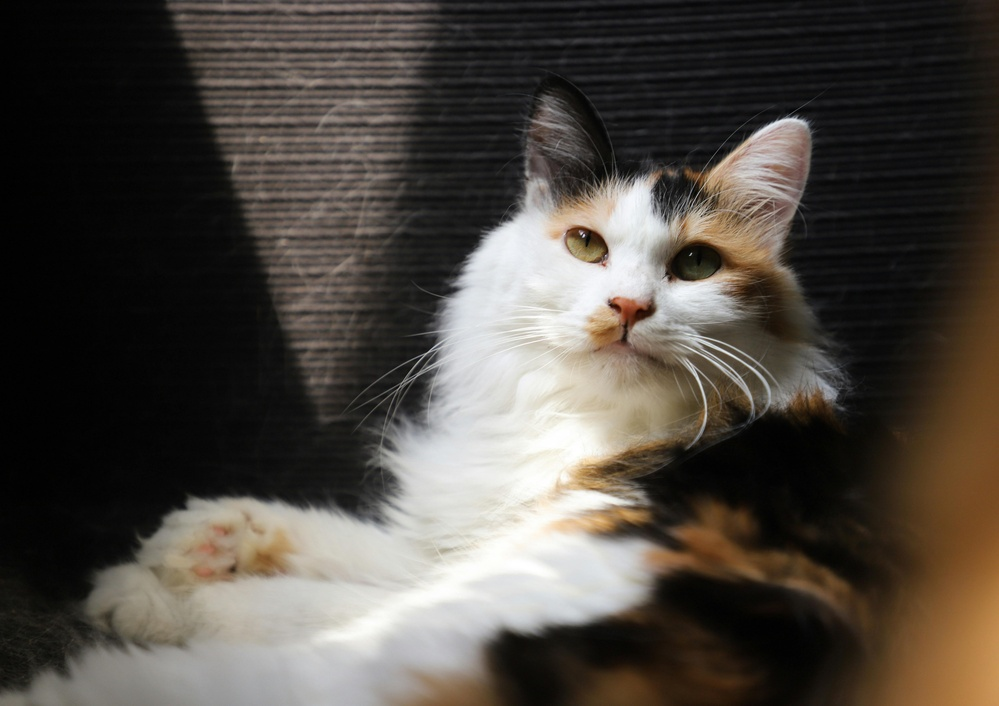
#> input picture imagenes/original/gato.jpeg, 999 x 706 px, shrunk from 5535 x 3911 before the run
$ jupyter execute capturaImagen.ipynb
#> lines starting #> are read from the running program, lines starting #| are printed output that depends on the picture
ejercicio captura de una imagene de la pc

[cell 1]
import cv2
import numpy as np
import matplotlib.pylab as plt

path="imagenes/original/gato.jpeg"
read=cv2.imread(path)
#> read is the input picture: shape (706, 999, 3); mean B, G, R 65.8, 72.5, 78.3
gris=cv2.cvtColor(read,cv2.COLOR_BGR2RGB)
plt.title("imagenes")
plt.imshow(gris)
plt.axis("off")
plt.show()

[cell 2]
import cv2
import numpy as np
import matplotlib.pylab as plt
plt.rcParams["figure.figsize"]=[10,5]
path="imagenes/original/tigre.jpeg"
img=cv2.imread(path)
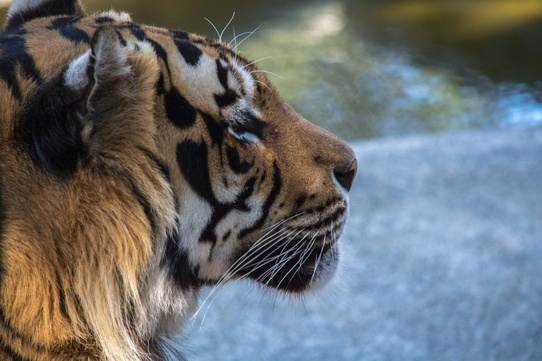
#> input picture imagenes/original/tigre.jpeg, 542 x 361 px, shrunk from 3000 x 2000 before the run
#> img is the input picture: shape (361, 542, 3); mean B, G, R 112.1, 110.2, 106.5
#imgRGB=cv2.cvtColor(img,cv2.COLOR_RGB2BGR)
plt.imshow(img)
print(f"tamaño de imagen y canales",img.shape)
#| tamaño de imagen y canales (361, 542, 3)
plt.show()

[cell 3]
import cv2
import numpy as np
import matplotlib.pylab as plt
plt.rcParams["figure.figsize"]=[10,5]
path="imagenes/original/gato.jpeg"
img=cv2.imread(path,cv2.IMREAD_COLOR)
plt.subplot(141)
plt.title("imgen original")
plt.imshow(cv2.cvtColor(img, cv2.COLOR_BGR2RGB))

plt.subplot(142)
plt.imshow(img[:,:,0], cmap='gray')
plt.title("Imagen Rojo")
plt.subplot(143)
plt.imshow(img[:,:,1], cmap='gray')
plt.title("Imagen Verde")
plt.subplot(144)
plt.imshow(img[:,:,2], cmap='gray')
plt.title("Imagen Azul")
print(f"Tamaño de la imagen y canales: {img.shape}")
#| Tamaño de la imagen y canales: (706, 999, 3)
plt.show()
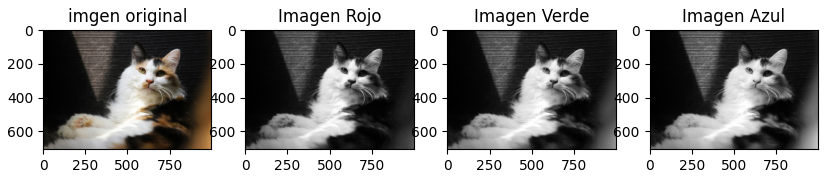
#> figure drawn by matplotlib, 4 panels

Canales reales

[cell 4]
import cv2
import numpy as np
import matplotlib.pylab as plt
plt.rcParams["figure.figsize"]=[10,5]
path="imagenes/original/gato.jpeg"
img=cv2.imread(path,cv2.IMREAD_COLOR)
imgRGB=cv2.cvtColor(img,cv2.COLOR_BGR2RGB)
r=img[:,:,2]
g=img[:,:,1]
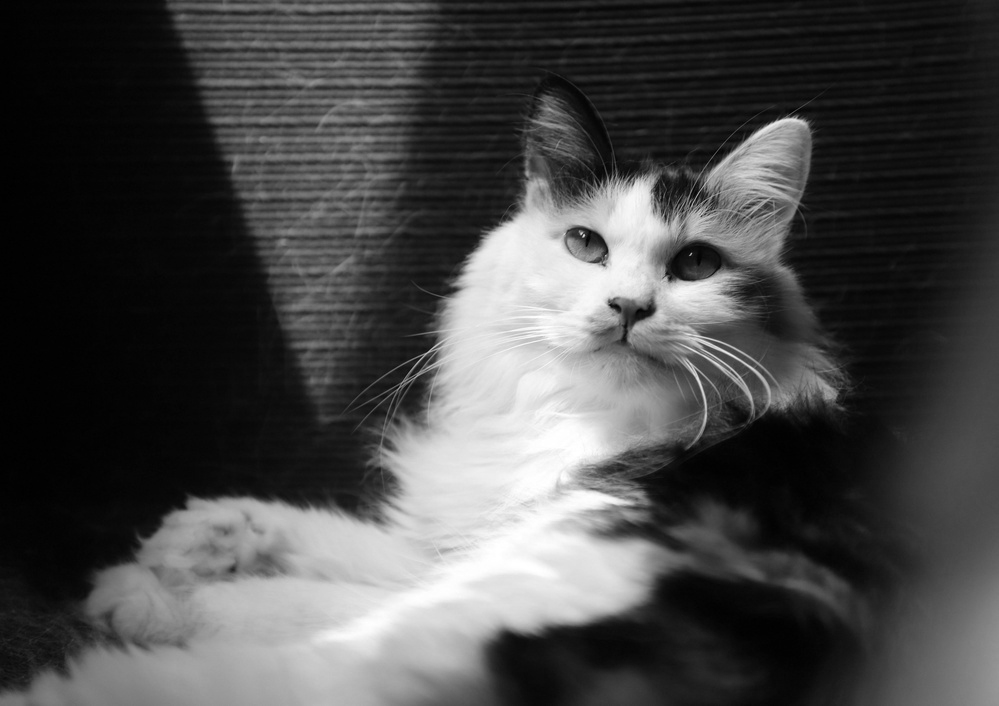
#> g: shape (706, 999); min 0, max 255, mean 72.5
b=img[:,:,0]
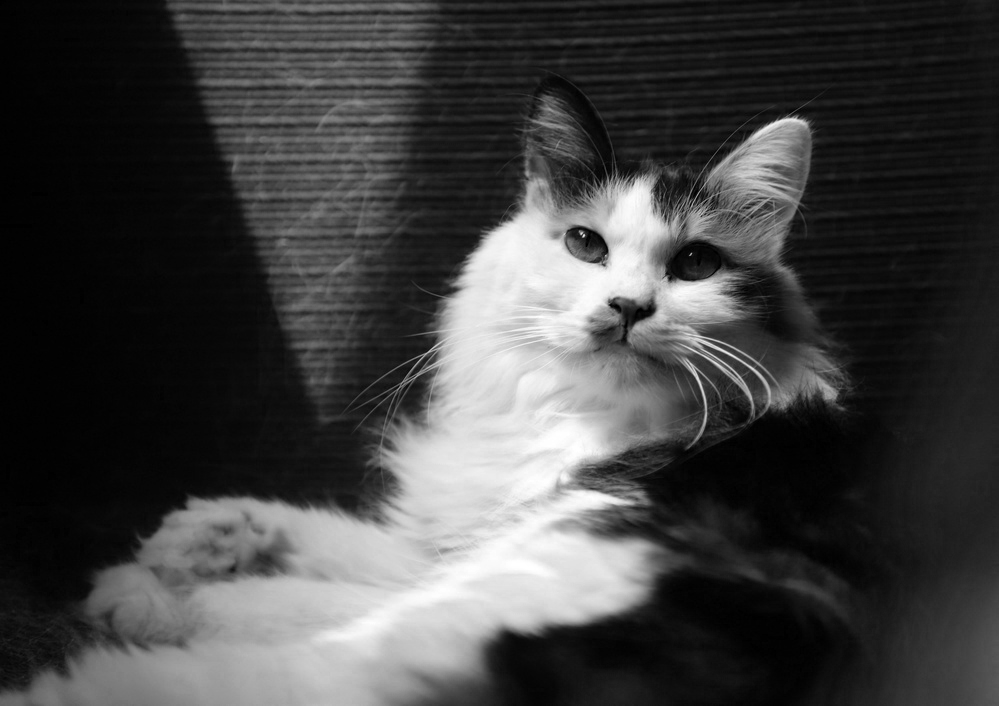
#> b: shape (706, 999); min 0, max 255, mean 65.8

rojo_imagen=np.zeros_like(imgRGB)
rojo_imagen[:,:,0]=r
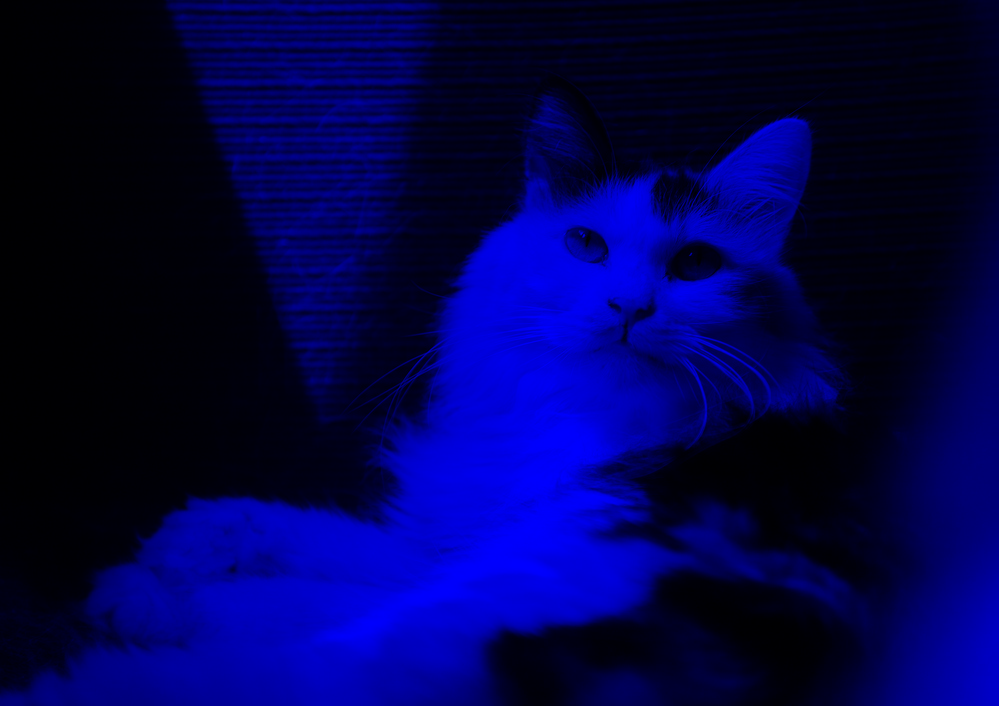
#> rojo_imagen: shape (706, 999, 3); mean of channels 0, 1, 2 78.3, 0, 0; drawn as B, G, R

verde_imagen=np.zeros_like(imgRGB)
verde_imagen[:,:,1]=g
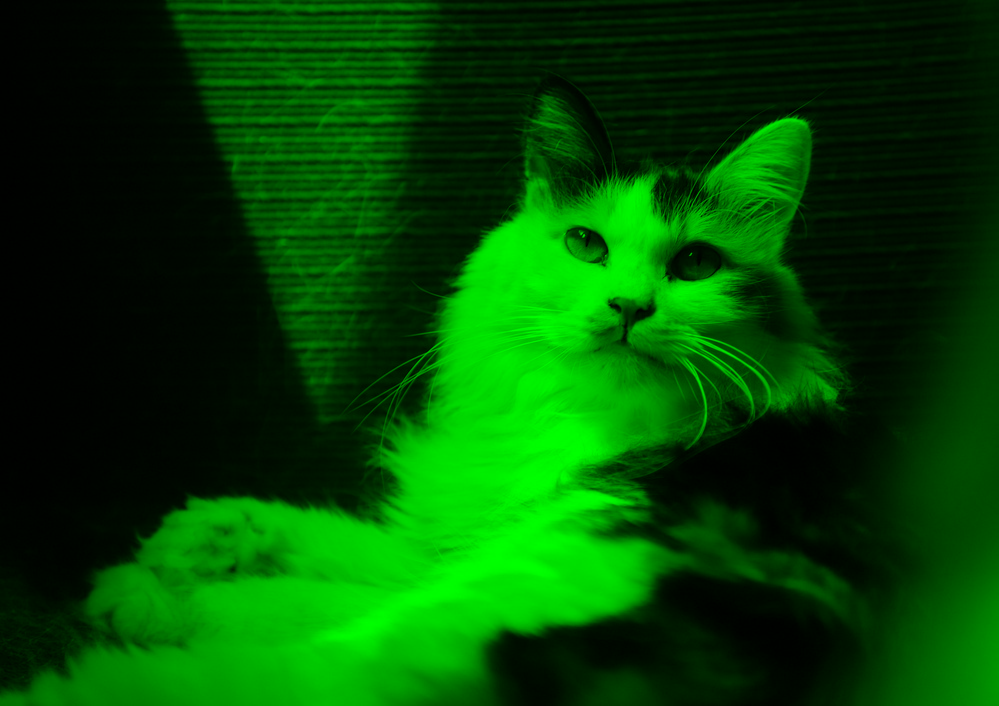
#> verde_imagen: shape (706, 999, 3); mean of channels 0, 1, 2 0, 72.5, 0; drawn as B, G, R

azul_imagen=np.zeros_like(imgRGB)
azul_imagen[:,:,2]=b
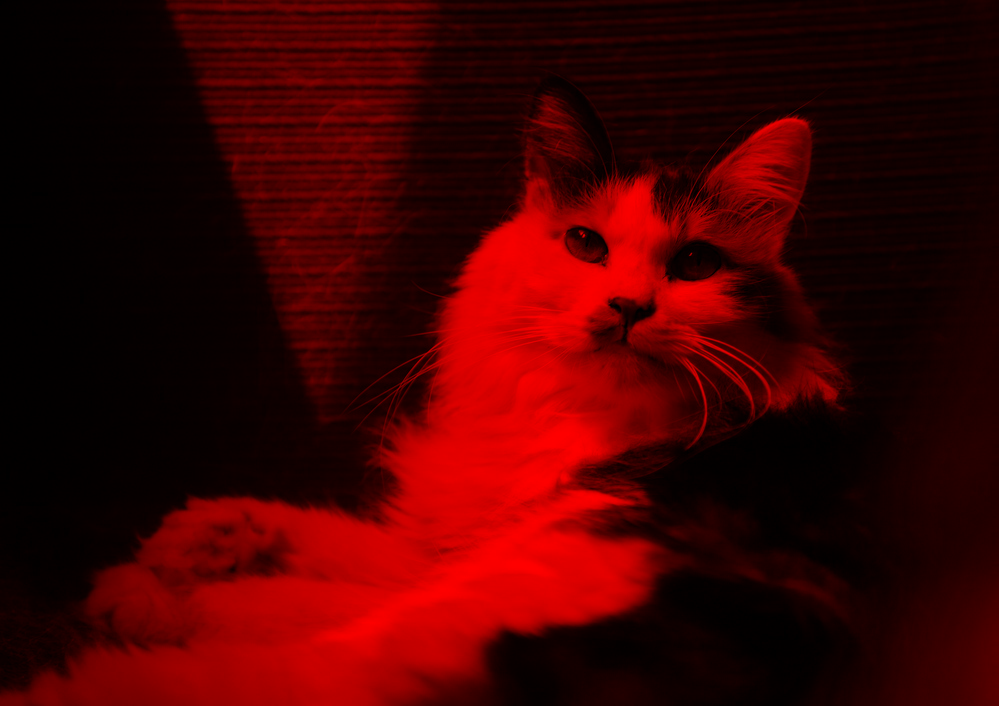
#> azul_imagen: shape (706, 999, 3); mean of channels 0, 1, 2 0, 0, 65.8; drawn as B, G, R

plt.subplot(141)
plt.title("canal original")
plt.imshow(imgRGB)
plt.axis("off")

plt.subplot(142)
plt.title("canal rojo")
plt.imshow(rojo_imagen)
plt.axis("off")

plt.subplot(143)
plt.title("canal verde")
plt.imshow(verde_imagen)
plt.axis("off")

plt.subplot(144)
plt.title("canal azul")
plt.imshow(azul_imagen)
plt.axis("off")

plt.show()

colores falsos

[cell 5]
import cv2
import numpy as np
import matplotlib.pylab as plt
plt.rcParams["figure.figsize"]=[10,5]
path="imagenes/original/gato.jpeg"
img=cv2.imread(path,cv2.IMREAD_COLOR)
b,g,r=cv2.split(img)

plt.subplot(141)
plt.title("original")
plt.imshow(cv2.cvtColor(img,cv2.COLOR_BGR2RGB))

plt.subplot(142)
plt.title("canal rojo")
plt.imshow(r,cmap="Reds")
plt.axis("off")

plt.subplot(143)
plt.title("canal verde")
plt.imshow(g,cmap="Greens")
plt.axis("off")

plt.subplot(144)
plt.title("canal azul")
plt.imshow(b,cmap="Blues")
plt.axis("off")

plt.show
